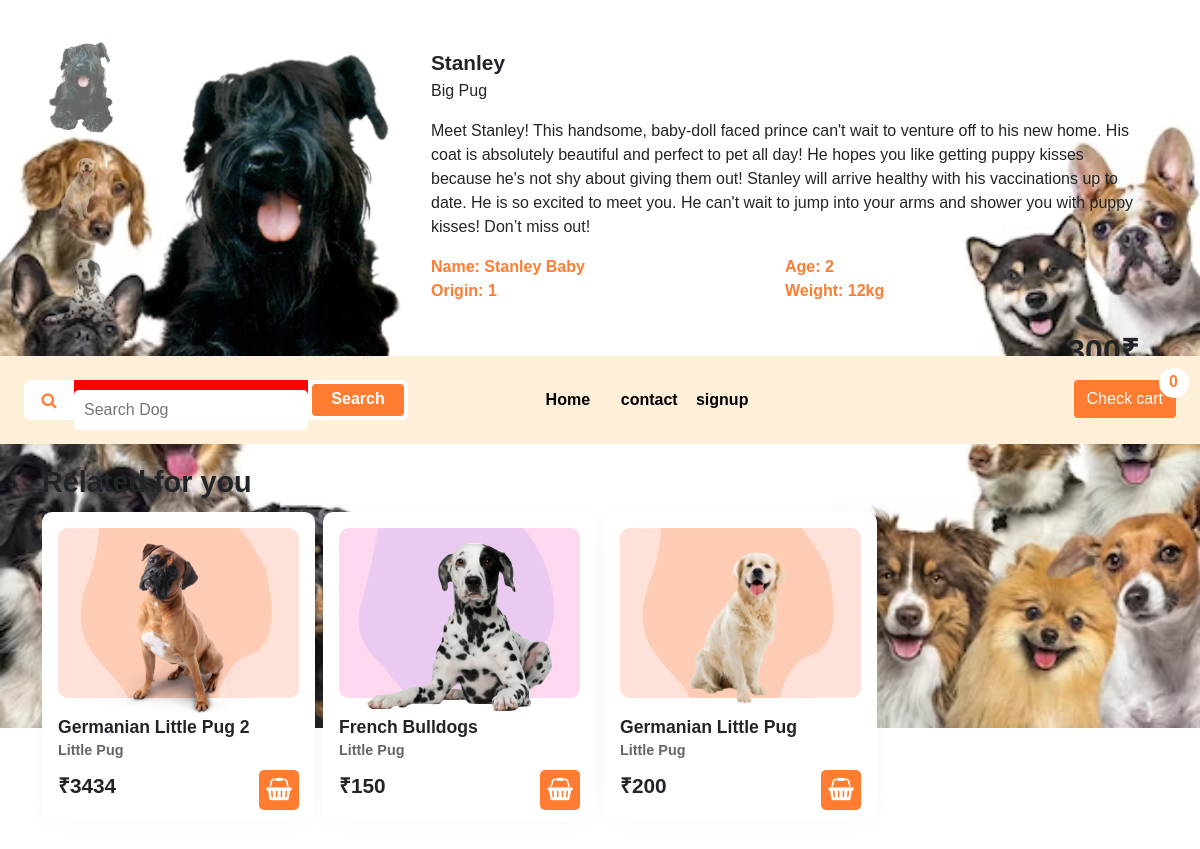
/detail/page/2, run on the app's committed database.
### tables this page shows
CREATE TABLE `tbl_post` (
  `id` int(11) NOT NULL,
  `title` varchar(255) DEFAULT NULL,
  `type` int(11) DEFAULT NULL,
  `content` text DEFAULT NULL,
  `name` varchar(255) DEFAULT NULL,
  `age` int(11) DEFAULT NULL,
  `origin` int(11) DEFAULT NULL,
  `weight` int(11) DEFAULT NULL,
  `price` float DEFAULT NULL,
  `image` varchar(1000) DEFAULT NULL,
  `background` int(11) DEFAULT NULL,
  `active` int(11) DEFAULT NULL
);

### mvc/core/Controller.php (called while the page is built, shortened)
<?php
class Controller{
    public function model($model){
        return new $model;
    }
    public function view($view, $data=[]){
        require_once "./mvc/views/".$view.".php";
    }
}
?>

### mvc/controllers/Detail.php (called while the page is built)
<?php
class Detail extends Controller{
	function Page($id){
		$GetModel= $this->model("tbl_post");
		$GetDetailPage = $GetModel ->GetDetailPage($id);
		$GetRelatePost = $GetModel ->GetRelatePost(1);
		$this->view("master",["Page"=>"Page","PageName"=>"Page","Detail"=>$GetDetailPage,"Relate"=>$GetRelatePost]);
	}
}
?>

### mvc/core/App.php (called while the page is built, shortened)
<?php
class App{
    protected $action="Home";
    function __construct(){
        $arr = $this->UrlProcess();
        if(isset($arr[0])){
            if( file_exists("./mvc/controllers/".$arr[0].".php") ){
                unset($arr[0]);
            }
        }
        $this->controller = new $this->controller;
        if(isset($arr[1])){
            if( method_exists( $this->controller , $arr[1]) ){
                $this->action = $arr[1];
            }
            unset($arr[1]);
        }
        $this->params = $arr?array_values($arr):[];
        call_user_func_array([$this->controller, $this->action], $this->params );
    }
    function UrlProcess(){
        if( isset($_GET["url"]) ){
            return explode("/", filter_var(trim($_GET["url"], "/")));
        }
    }
}
?>

### index.php (called while the page is built, shortened)
<?php
$myApp = new App();
?>

### mvc/core/DB.php (called while the page is built, shortened)
<?php
class DB{
    protected $servername = "localhost";
    protected $username = "root";
    protected $password = "";
    function __construct(){
        $this->con = mysqli_connect($this->servername, $this->username, $this->password);
    }
}
?>

### mvc/models/tbl_post.php (called while the page is built, shortened)
<?php
class tbl_post extends DB{
	public function GetDetailPage($id){
		$qr = "SELECT * FROM tbl_post WHERE tbl_post.id=$id";
		return mysqli_query($this->con, $qr);
	}
	public function GetRelatePost($type){
		$qr = "SELECT * FROM tbl_post WHERE tbl_post.type=$type ORDER BY id DESC";
		return mysqli_query($this->con, $qr);
	}
}
?>

### mvc/views/partials/page-relate-post.php (the view, shortened to what this page needs)
<?php
while($row = mysqli_fetch_array($data["Relate"])){
    if($row["type"] == 1){
        $type = "Little Pug";
    }elseif($row["type"] == 2){
        $type = "Big Pug";
    }
    echo '<div class="col-12 col-sm-6 col-md-4 col-lg-3 p-1">
    <div class="post--box p-3 bg-white shadow1" style="width: 100%;height: 310px;border-radius: 10px">
    <a href="../page/'.$row["id"].'" style="text-decoration:none;color:black">
    <div class="prinfImage'.$row["id"].'" style="width: 100%;height: 170px;background-image: url(../public/images/background/'.$row["background"].'.jpg);background-size: 100% 100%;background-repeat: no-repeat;border-radius: 10px;">
    </div>
    </a>
    <p class="font-weight-bold mt-3 mb-0" style="font-size: 110%">'.$row["title"].'</p>
    <p class="font-weight-bold mb-2" style="font-size: 90%;opacity: 0.7">'.$type.'</p>
    <p class="font-weight-bold float-left" style="font-size: 130%">₹'.$row["price"].'</p>
    <div onclick="addToCart('.$row["id"].',`'.$row["title"].'`,`'.$row["image"].'`,'.$row["price"].')" class="float-right text-center bg" style="width: 40px;height: 40px;border-radius: 5px"><i class="fa fa-shopping-basket text-white" aria-hidden="true" style="font-size: 140%;line-height: 38px"></i></div>
    <div style="clear: both;"></div>
    </div>
    </div><script type="text/javascript">
    $(document).ready(function(){
        var imageLink = "'.$row["image"].'";
        var imageLinkcut = imageLink.split(",",1);
        for (a in imageLinkcut) {
            var prinfImage = `<img src="../../public/images/product/`+imageLinkcut[a]+`"  width="100%" height="100%" style="object-fit: contain;margin-top: 15px;">`
            var x = document.getElementsByClassName("prinfImage'.$row["id"].'");
            for (i = 0; i < x.length; i++) {
                x[i].innerHTML = prinfImage;
            }
        }
        });
        </script>';
    }
    ?>

### mvc/views/master.php (shortened to what this page needs)
<!DOCTYPE html>
<html>
<head>
    <link rel="stylesheet" href="https://stackpath.bootstrapcdn.com/bootstrap/4.5.2/css/bootstrap.min.css">
    <link rel="stylesheet" href="https://stackpath.bootstrapcdn.com/font-awesome/4.7.0/css/font-awesome.min.css">
    <link rel="stylesheet" type="text/css" href="resources/css/style.css">
</head>
<body style="overflow-x: hidden;">
    <div class="container-fluid p-0" style="background: #feefd8;position: fixed;z-index: 99">
        <div id="header" class="row m-0 p-4">
            <div class="col-12 col-md-4 p-0" style="height: 40px;display: flex;">
                <?php include("./mvc/views/partials/search.php"); ?>
            </div>
            <div id="menu__mobile" class="col-12 col-md-6 p-0" style="height: 40px;">
                <div  class="p-2" style="width: 55%;height: 40px;margin: auto;display: flex;">
                <p class="font-weight-bold" style="width: 25%;"><a href="/shoppet/" style="text-decoration: none;color: black">Home</a></p>
                    <p class="font-weight-bold" style="width: 25%"><a href="/shoppet/css/contact.php" style="text-decoration: none;color: black">contact</a></p>
                    <p class="font-weight-bold" style="width: 25%"><a href="/shoppet/petlogin/index.php" style="text-decoration: none;color: black">signup</a></p>
                </div>
            </div>
            <div id="cart--button__pc" class="col-12 col-md-2 p-0 " style="height: 40px;">
                <div class="float-right">
                    <div class="btn bg text-white">Check cart</div>
                    <div class="bg-white" style="width: 30px;height: 30px;background: green;position: absolute;margin-top: -50px;margin-left: 85px;border-radius: 50%">
                        <p id="countOrder" class="text-center font-weight-bold cl" style="line-height: 28px"></p>
                    </div>
                </div>
            </div>
        </div>
    </div>
    <?php require_once "./mvc/views/pages/".$data["Page"].".php" ?>
</body>
</html>

### mvc/views/partials/search.php (shortened to what this page needs)
<div class="text-center btl bbl bg-white" style="width: 50px;height: 40px;">
    <i class="fa fa-search cl" aria-hidden="true" style="line-height: 40px"></i>
</div>
<div style="width: calc(100% - 150px);height: 40px;background: red">
    <input id="inputSearch" placeholder="Search Dog" style="width: 100%;height: 100%;border:0;outline: none;">
</div>
<div class="p-1 btr bbr bg-white" style="width: 100px;height: 40px;">
    <div class="btn bg" style="width: 100%;height: 100%">
        <p class="font-weight-bold text-white" style="margin-top: -4px">Search</p>
    </div>
</div>

### mvc/views/pages/page.php (shortened to what this page needs)
<?php
$row = mysqli_fetch_array($data["Detail"]);
if($row["type"] == 1){
	$type = "Little Pug";
}elseif($row["type"] == 2){
	$type = "Big Pug";
}
?>
<div class="container" style="padding-top: 105px">
	<div style="width: 100%;">
		<div class="row m-0">
			<?php include("./mvc/views/partials/page-image-slide.php"); ?>
			<div class="col-12 col-md-6 col-lg-8 p-3">
				<p class="font-weight-bold mb-0" style="font-size: 130%"><?php echo $row['title']; ?></p>
				<p class="mb-3"><?php echo $type; ?></p>
				<p><?php echo $row['content']; ?></p>
				<div class="float-left" style="width: 50%">
					<p class="mb-0 cl font-weight-bold" style="overflow: hidden;max-height: 25px">Name: <?php echo $row['name']; ?></p>
					<p  class="mb-0 cl font-weight-bold" style="overflow: hidden;max-height:25px">Origin: <?php echo $row['origin']; ?></p>
				</div>
				<div class="float-left" style="width: 50%">
					<p class="mb-0 cl font-weight-bold" style="overflow: hidden;max-height: 25px">Age: <?php echo $row['age']; ?></p>
					<p  class="mb-0 cl font-weight-bold" style="overflow: hidden;max-height: 25px">Weight: <?php echo $row['weight']; ?>kg</p>
				</div>
				<p class="mt-4 font-weight-bold mb-0 float-right" style="font-size: 200%"><?php echo $row['price']; ?>₹</p>
				<div onclick="addToCart(<?php echo $row['id']; ?>,`<?php echo $row['name']; ?>`,`<?php echo $row['image']; ?>`,<?php echo $row['price']; ?>)" class="btn bg mt-3 text-white float-right ml-2"><i class="fa fa-shopping-basket text-white " aria-hidden="true"></i></div>
				<a href="../../payment/checkout">
					<div class="btn bg mt-3 text-white float-right">Buy here <i class="fa fa-hand-paper-o ml-1" aria-hidden="true"></i></div>
				</a>
			</div>
		</div>
	</div>
</div>
<div class="container pl-2 pr-2 pt-3 pb-5">
	<p class="font-weight-bold ml-1 mb-1" style="font-size: 180%">Related for you</p>
	<div class="row m-0">
		<?php include("./mvc/views/partials/page-relate-post.php"); ?>
	</div>
</div>

### mvc/views/partials/page-image-slide.php (shortened to what this page needs)
<div class="col-12 col-md-6 col-lg-4 p-0" style="height: 400px">
	<div class="product">
		<div id="imageMini" class="product-small-img float-left" style="overflow-y: auto;height: 400px">
		</div>
		<div id="imageContainer" class="img-container" style="float: right;padding: 10px;width: calc(100% - 70px);">
		</div>
	</div>
</div>

### petlogin/style.css (style rules this page uses)
body { background: #feefd8; background: url(../petlogin/large-group-dogs-looking-camera-.avif); background-size: 100%; background-repeat: no-repeat; background-position: center; display: flex; justify-content: center; align-items: center; height: 100vh; flex-direction: column; }
* { font-family: sans-serif; box-sizing: border-box; }
input { display: block; border: 2px solid white; width: 95%; padding: 10px; margin: 10px auto; border-radius: 5px; }

### mvc/views/master.php (style rules this page uses)
.bg { background: #ff7c30 }
.cl { color: #ff7c30; }
.btl { border-top-left-radius: 7px; }
.btr { border-top-right-radius: 7px; }
.bbl { border-bottom-left-radius: 7px; }
.bbr { border-bottom-right-radius: 7px; }
.shadow1 { -webkit-box-shadow: 0px 2px 27px -9px rgba(0,0,0,0.07); -moz-box-shadow: 0px 2px 27px -9px rgba(0,0,0,0.07); box-shadow: 0px 2px 27px -9px rgba(0,0,0,0.07); }

### data on the page
tbl_post: title "Stanley", type "Big Pug", content "Meet Stanley! This handsome, baby-doll faced prince can't wait to venture off to his new home. His coat is absolutely beautiful and perfect to pet all day! He hopes you like getting puppy kisses because he's not shy about giving them out! Stanley will arrive healthy with his vaccinations up to date. He is so excited to meet you. He can't wait to jump into your arms and shower you with puppy kisses! Don’t miss out!", name "Stanley Baby", origin "1", age "2", weight "12", price "300"
tbl_post: shows a picture, title "Germanian Little Pug 2", type "Little Pug", price "3434"
tbl_post: shows a picture, title "French Bulldogs", type "Little Pug", price "150"
tbl_post: shows a picture, title "Germanian Little Pug", type "Little Pug", price "200"
